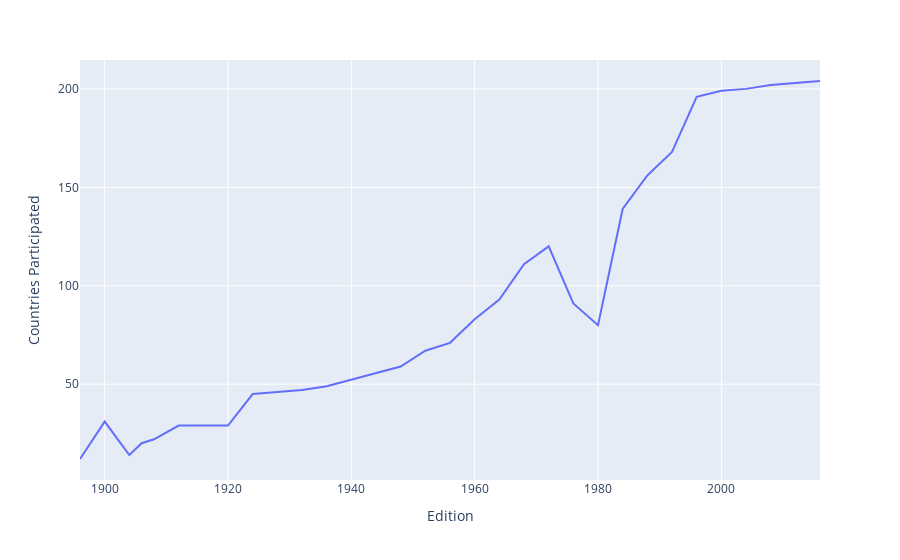

The notebook cell saved with this chart:
### Code cell
fig=px.line(countries_over_years,x="Edition",y="Countries Participated")
fig.show()

### Figure 1 — Plotly figure (JSON) as saved in the notebook; plotly's stock layout.template omitted (floating-point values rounded to 4 significant figures)
{"data": [{"hovertemplate": "Edition=%{x}<br>Countries Participated=%{y}<extra></extra>", "legendgroup": "", "line": {"color": "#636efa", "dash": "solid"}, "marker": {"symbol": "circle"}, "mode": "lines", "name": "", "orientation": "v", "showlegend": false, "type": "scatter", "x": [1896, 1900, 1904, 1906, 1908, 1912, 1920, 1924, 1928, 1932, 1936, 1948, 1952, 1956, 1960, 1964, 1968, 1972, 1976, 1980, 1984, 1988, 1992, 1996, 2000, 2004, 2008, 2012, 2016], "xaxis": "x", "y": [12, 31, 14, 20, 22, 29, 29, 45, 46, 47, 49, 59, 67, 71, 83, 93, 111, 120, 91, 80, 139, 156, 168, 196, 199, 200, 202, 203, 204], "yaxis": "y"}], "layout": {"legend": {"tracegroupgap": 0}, "margin": {"t": 60}, "xaxis": {"anchor": "y", "domain": [0, 1], "title": {"text": "Edition"}}, "yaxis": {"anchor": "x", "domain": [0, 1], "title": {"text": "Countries Participated"}}}}
